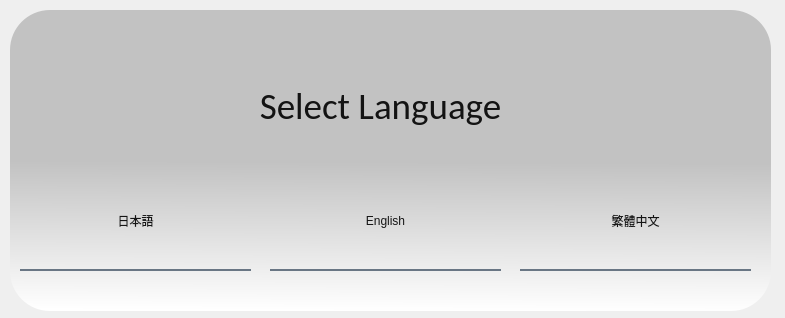
<?xml version="1.0" encoding="UTF-8"?>
<ui version="4.0">
 <class>MainWindow</class>
 <widget class="QMainWindow" name="MainWindow">
  <property name="geometry">
   <rect>
    <x>0</x>
    <y>0</y>
    <width>785</width>
    <height>318</height>
   </rect>
  </property>
  <property name="windowTitle">
   <string>Taipei Public Transportation Recommendation Service</string>
  </property>
  <property name="styleSheet">
   <string notr="true"/>
  </property>
  <widget class="QWidget" name="centralwidget">
   <property name="autoFillBackground">
    <bool>true</bool>
   </property>
   <widget class="QPushButton" name="pushButton">
    <property name="geometry">
     <rect>
      <x>270</x>
      <y>180</y>
      <width>231</width>
      <height>91</height>
     </rect>
    </property>
    <property name="styleSheet">
     <string notr="true">font: 28pt &quot;Calibri&quot;;
background-color: rgba(0, 0, 0,0);
border:none;
border-bottom: 2px solid rgba(105,118,132,255);
color:rgba(0,0,0,230);
padding-bottom:7px;
</string>
    </property>
    <property name="text">
     <string>English</string>
    </property>
   </widget>
   <widget class="QPushButton" name="pushButton_2">
    <property name="geometry">
     <rect>
      <x>20</x>
      <y>180</y>
      <width>231</width>
      <height>91</height>
     </rect>
    </property>
    <property name="styleSheet">
     <string notr="true">font: 28pt &quot;標楷體&quot;;
background-color: rgba(0, 0, 0,0);
border:none;
border-bottom: 2px solid rgba(105,118,132,255);
color:rgba(0,0,0,230);
padding-bottom:7px;
</string>
    </property>
    <property name="text">
     <string>日本語</string>
    </property>
   </widget>
   <widget class="QPushButton" name="pushButton_3">
    <property name="geometry">
     <rect>
      <x>520</x>
      <y>180</y>
      <width>231</width>
      <height>91</height>
     </rect>
    </property>
    <property name="styleSheet">
     <string notr="true">font: 28pt &quot;標楷體&quot;;
background-color: rgba(0, 0, 0,0);
border:none;
border-bottom: 2px solid rgba(105,118,132,255);
color:rgba(0,0,0,230);
padding-bottom:7px;
</string>
    </property>
    <property name="text">
     <string>繁體中文</string>
    </property>
   </widget>
   <widget class="QLabel" name="label">
    <property name="geometry">
     <rect>
      <x>230</x>
      <y>70</y>
      <width>301</width>
      <height>71</height>
     </rect>
    </property>
    <property name="font">
     <font>
      <family>Calibri</family>
      <pointsize>28</pointsize>
      <weight>50</weight>
      <italic>false</italic>
      <bold>false</bold>
     </font>
    </property>
    <property name="styleSheet">
     <string notr="true">font: 28pt &quot;Calibri&quot;;
background-color: rgba(0, 0, 0,0);
border:none;
color:rgba(0,0,0,230);
</string>
    </property>
    <property name="text">
     <string>Select Language</string>
    </property>
    <property name="alignment">
     <set>Qt::AlignCenter</set>
    </property>
   </widget>
   <widget class="QWidget" name="widget" native="true">
    <property name="geometry">
     <rect>
      <x>10</x>
      <y>10</y>
      <width>761</width>
      <height>301</height>
     </rect>
    </property>
    <property name="styleSheet">
     <string notr="true">background-color: qlineargradient(spread:pad, x1:0.517, y1:0.505682, x2:0.512, y2:1, stop:0 rgba(194, 194, 194, 255), stop:1 rgba(255, 255, 255, 255));
border-radius:40px;</string>
    </property>
   </widget>
   <zorder>widget</zorder>
   <zorder>pushButton</zorder>
   <zorder>pushButton_2</zorder>
   <zorder>pushButton_3</zorder>
   <zorder>label</zorder>
  </widget>
  <action name="actionService">
   <property name="text">
    <string>Service</string>
   </property>
  </action>
  <action name="actionSetting">
   <property name="text">
    <string>Setting</string>
   </property>
  </action>
  <action name="actionExit">
   <property name="text">
    <string>Exit</string>
   </property>
  </action>
 </widget>
 <resources>
  <include location="_langres.qrc"/>
 </resources>
 <connections/>
</ui>
